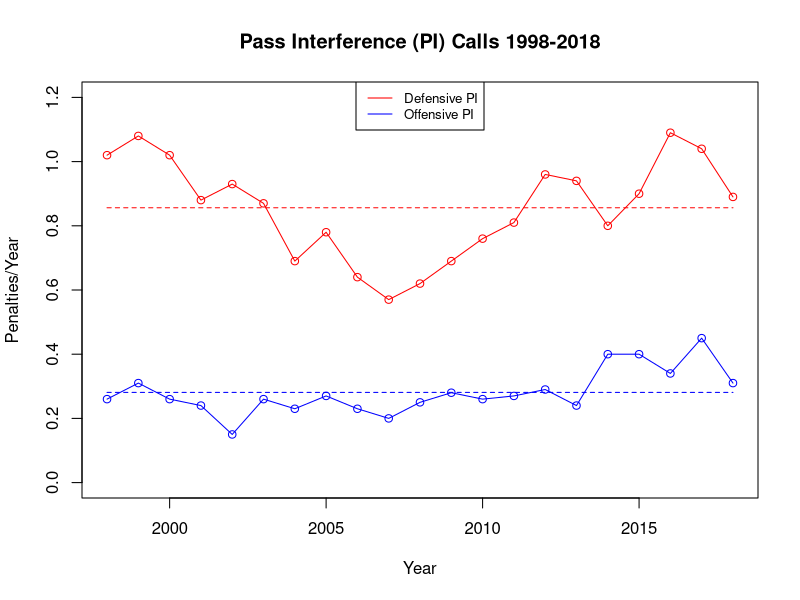

The R source for this figure:
## Get data from Pro Football Reference website and then
## put into dataframes. View the results by using line charts
## and adding suitable colors to differentiate DPI and OPI.

def.pen.g <- c(1.02, 1.08, 1.02, 0.88, 0.93, 0.87, 0.69, 0.78, 0.64, 
               0.57, 0.62, 0.69, 0.76, 0.81, 0.96, 0.94, 0.80, 0.90,
               1.09, 1.04, 0.89)
mean(def.pen.g)
off.pen.g <- c(0.26, 0.31, 0.26, 0.24, 0.15, 0.26, 0.23, 0.27, 0.23,
               0.20, 0.25, 0.28, 0.26, 0.27, 0.29, 0.24, 0.40, 0.40,
               0.34, 0.45, 0.31)
length(def.pen.g)
rep(mean(off.pen.g), 21)
years <- c(1998:2018)

plot(years, def.pen.g, type = "o", col = "red", xlab = "Year", 
     ylim=c(0,1.2), ylab = "Penalties/Year", main = "Pass Interference (PI) Calls 1998-2018")
legend("top", legend=c("Defensive PI", "Offensive PI"),
       col=c("red", "blue"), lty=1:1, cex=0.8)
lines(years, off.pen.g, type = "o", col = "blue")
lines(years, rep(mean(off.pen.g), 21), lty=2, col="blue")
lines(years, rep(mean(def.pen.g), 21), lty=2, col="red")

